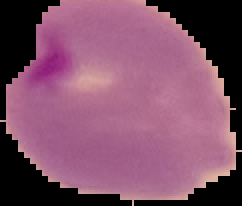
#> input picture Malaria_Dataset/Parasitized/P_1037.jpg, 121 x 103 px (shown 2 times larger); its folder holds 3 pictures in this run
$ jupyter execute --allow-errors 'Malaria Image Classification System.ipynb'
#> lines starting #> are read from the running program, lines starting #| are printed output that depends on the picture; after the words box and inside, x2 and y2 are one past the last pixel; in counts of white or black regions, pixels touching at a corner belong together
### Importing Required libraries

[cell 1]
import numpy as np
import matplotlib.pyplot as plt
import os, shutil
import random
import pandas as pd
import cv2
import skimage
import skimage.segmentation
import seaborn
plt.style.use('ggplot')

import tensorflow as tf
from tensorflow.keras.preprocessing.image import ImageDataGenerator
from tensorflow.keras.models import Model
from tensorflow.keras.layers import Flatten, Dense, Dropout, Conv2D
from tensorflow.keras.applications.vgg19 import VGG19
#from tensorflow.keras.optimizers import SDG,  RMSProp, Adam
from tensorflow.keras.callbacks import ModelCheckpoint, EarlyStopping, ReduceLROnPlateau

[cell 2]
labels = ['Parasitized', 'Uninfected']
IMAGE_SIZE = 128

[cell 3]
def get_malaria_data(data_dir):
#> called with data_dir = 'Malaria_Dataset/'
    X = []
    y = []
    for label in labels:
        folder_path = os.path.join(data_dir, label)
        class_num = labels.index(label)  # 0 for Parasitized, 1 for Uninfected
        for img_name in os.listdir(folder_path):
            try:
                img_path = os.path.join(folder_path, img_name)
                img = cv2.imread(img_path)
#> img is the input picture: shape (103, 121, 3); mean B, G, R 103.4, 79.6, 127.3
                if img is None:
                    print(f"⚠️ Skipped unreadable file: {img_path}")
                    continue
                img = cv2.cvtColor(img, cv2.COLOR_BGR2RGB)  # Convert to RGB
                img_resized = cv2.resize(img, (IMAGE_SIZE, IMAGE_SIZE))
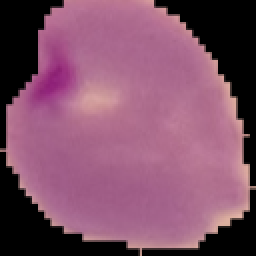
#> img_resized: shape (128, 128, 3) (shown 2 times larger); mean R, G, B 127.2, 79.5, 103.3
                X.append(img_resized)
                y.append(class_num)
            except Exception as e:
                print(f"⚠️ Error reading {img_name}: {e}")

    X = np.array(X)
    y = np.array(y)
    return X, y

[cell 4]
data_dir = 'Malaria_Dataset/'
#> (the rest of this cell did not finish here and is left out)

### Data Preparation

[cell 5]
folder = 'Malaria_Dataset/Parasitized/'
count = 1


for filename in os.listdir(folder):
    source = folder + filename
    destination = folder + "P_" + str(count) + ".jpg"
    os.rename(source, destination)
    count +=1
print('All files are renamed in the Paratized Directory')

[cell 6]
folder = 'Malaria_Dataset/Uninfected/'
count = 1

#> (the rest of this cell did not finish here and is left out)

## Exploratory Data Analysis (EDA)

[cell 7]
list_paratized = os.listdir('Malaria_Dataset/Parasitized')
number_file_paratized = len(list_paratized)
print(number_file_paratized)

#> (the rest of this cell did not finish here and is left out)

#> (a cell that did not finish here is left out)

##### Optional::

Parasitized = 'Malaria_Dataset/Parasitized'

def timing(second_elapsed):
    h = int(sec_elapsed / (60*60))
    m = int(sec_elapsed % (60*60)/60)
    s  = sec_elapsed % 60

    return f"{h}:{m}:{s}"


def augmented_data(file_dir, n_generated_samples, save_to_dir):
    data_gen = ImageDataGenerator(rotation_range = 10,
                    width_shift_range=0.1,
                    height_shift_range=0.1,
                    shear_range=0.1,
                    brightness_range = (0.3, 0.1),
                    horizontal_flip=True,
                    vertical_flip=True,
                    fill_mode = 'nears')


    for filename in os.listdir(file_dir):
        image = cv2.IMREAD(file_dir + "/" + filename)
        image.reshape((1, ) + image.shape)
        save_prefix = 'aug_' + filename[-4]
        i = 0
        for batch in data_gen.flow(x = image, batch_size = 1, save_to_dir, save_prefix, save_format='.jpg'):
        i += 1
        if i > n_generated_samples:
            break
        else:
            continue

import time
start_time = time.time
paratized_path = Malaria_dataset/Paratized
uninfected_path = Malaria_dataset/Uninfected

augmented_data_path = 'augmented_data/'

augmented_data(file_dir= paratized_path, n_generated_samples = 6, save_to_dir = augmented_data_path + "Paratized" )
augmented_data(file_dir= uninfected_path, n_generated_samples = 9, save_to_dir = augmented_data_path + "Uninfected" )

end_time = time.time()

excution_time = end_time - start_time
print(excution_time)

Confirm if the data set is balance

def data_summary(main_path):
    Paratized_path  = 'augmented_data/Paratized'
    Uninfected_path  = 'augmented_data/Uninfected'

    m_pos = len(os.listdir(Uninfected_path))
    m_neg = len(os.listdir(Uninfected_path))

    m = (m_pos + m_neg)
    pos_per  = (m_pos * 100) / m
    neg_per  = (m_neg * 100) / m

    print(f"Number of Sample:{m}")
    print(f"{m_pos} Number of Positive sample in percentage {pos_per}%")
    print(f"{m_neg} Number of Positive sample in percentage {neg_per}%")

data_summary(augmented_data)

Generate plot for it using the format below:
        data = {'Paratized': number_file_paratized, 'Uninfected': number_file_uninfected}

typex = data.keys()
values = data.values()

fig = plt.figure(figsize = (5,7))
plt.bar(typex, values, color= 'red')
plt.xlabel('Data')
plt.ylabel('No. of Brain MRI Images')
plt.show()

### Data Preprocessing

[cell 9]
#Convert BGR2GRAY
#GaussianBlur
#Threshold
#Erode
#Dilate
#Find Contour

[cell 10]
import cv2
import numpy as np
import imutils

# [36 lines left out: function crop_malarial, not called in this run]

img = cv2.imread(r'Malaria_Dataset/Parasitized/P_1.jpg')
crop_brain_tumor(img , True)

img_Unifected = cv2.imread('Malaria_Dataset/Unifected/U_1.jpg')
crop_brain_tumor(img_Unifected, True)

[cell 11]
import os
import cv2
import numpy as np
from sklearn.utils import shuffle

# [39 lines left out: function load_data, not called in this run]

from sklearn.utils import shuffle

def load_data(dir_list, image_size):
    X = []
    y = []
    image_width, image_height = image_size

    for directory in dir_list:
        for filename in os.listdir(directory):
            images = cv2.imread(directory + "/" + filename)
            if images is None:
                print(f"⚠️ Skipping unreadable file")
                continue  # skip this file
                try:
                    images = crop_brain_tumor(images_path, plot=False)
                    images = cv2.resize(images, dsize=(image_width, image_height), interpolation = cv2.INTER_CUBIC)
                    images = images/255.0

                    X.append(images)
                    if directory[-3:] =="Parasitized":
                        y.append(1)
                    else:
                        y.append(0)
                except Exception as e:
                    print(f"Error processing {path}:{e}")
                    continue

    X = np.array(X)
    y = np.array(y)

    X,y = shuffle(X,y)
    print(f"Number of examples is : {len(X)}")
    print(f"Number of examples is : {len(y)}")
    print(f"X Shape is : {X.shape}")
    print(f"y Shape is : {y.shape}")

    return X,y

[cell 12]
import os
import cv2
import numpy as np
from sklearn.utils import shuffle
from imutils import grab_contours

def crop_brain_tumor(image, plot=False):
#> called with plot = False
    gray = cv2.cvtColor(image, cv2.COLOR_BGR2GRAY)
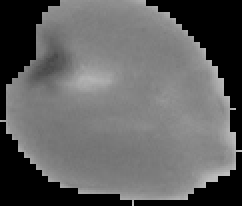
#> gray: shape (103, 121) (shown 2 times larger); min 0, max 192, mean 96.6
    gray = cv2.GaussianBlur(gray, (5,5), 0)
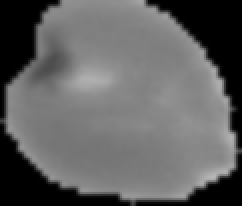
#> gray: shape (103, 121) (shown 2 times larger); min 0, max 183, mean 96.6
    thresh = cv2.threshold(gray, 45, 255, cv2.THRESH_BINARY)[1]
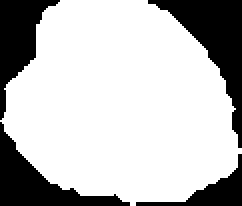
#> thresh: shape (103, 121) (shown 2 times larger); 74.6% white; 4 black regions, box (x1, y1, x2, y2) and area: (74, 0, 121, 74) 1137, (0, 61, 65, 103) 875, (0, 0, 30, 60) 771, (68, 77, 121, 103) 388
    thresh = cv2.erode(thresh, None, iterations=2)
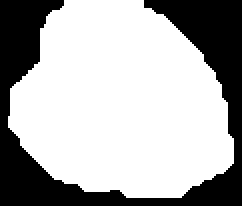
#> thresh: shape (103, 121) (shown 2 times larger); 68.1% white; 1 black region, box (x1, y1, x2, y2) and area: (0, 0, 121, 103) 3976
    thresh = cv2.dilate(thresh, None, iterations=2)
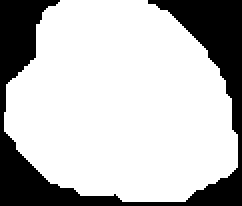
#> thresh: shape (103, 121) (shown 2 times larger); 74.4% white; 1 black region

    cnts = cv2.findContours(thresh.copy(), cv2.RETR_EXTERNAL, cv2.CHAIN_APPROX_SIMPLE)
#> cnts = 1 contour; box (x1, y1, x2, y2) and area: (2, 0, 119, 101) 9104
    cnts = grab_contours(cnts)
    if not cnts:
        return image

    c = max(cnts, key=cv2.contourArea)
#> c = contour of 58 points, box (x1, y1, x2, y2) (2, 0, 119, 101), area 9104
    extLeft  = tuple(c[c[:,:,0].argmin()][0])
#> extLeft = (2, 56)
    extRight = tuple(c[c[:,:,0].argmax()][0])
#> extRight = (118, 83)
    extTop   = tuple(c[c[:,:,1].argmin()][1])
    extBot   = tuple(c[c[:,:,1].argmax()][1])

    return image[extTop[1]:extBot[1], extLeft[0]:extRight[0]]


def load_data(dir_list, image_size):
    X, y = [], []
    image_width, image_height = image_size

    for directory in dir_list:
        for filename in os.listdir(directory):
            if not filename.lower().endswith(('.png', '.jpg', '.jpeg')):
                continue

            path = os.path.join(directory, filename)
            images = cv2.imread(path)
            if images is None:
                print(f"⚠️ Skipping unreadable file: {path}")
                continue

            try:
                images = crop_brain_tumor(images, plot=False)
                images = cv2.resize(images, (image_width, image_height), interpolation=cv2.INTER_CUBIC)
                images = images / 255.0

                X.append(images)
                # Assign labels based on folder name
                if 'Parasitized' in directory:
                    y.append(1)
                else:
                    y.append(0)
            except Exception as e:
                print(f"⚠️ Error processing {path}: {e}")
                continue

    X, y = np.array(X), np.array(y)
    X, y = shuffle(X, y)
    print(f"✅ Loaded {len(X)} images.")
    print(f"X Shape: {X.shape}, y Shape: {y.shape}")
    return X, y

[cell 13]
Malaria_path = 'Malaria_Dataset/'

Parasitized_path = os.path.join(Malaria_path, 'Parasitized')
Unifected_path = os.path.join(Malaria_path, 'Uninfected')


IMAGE_WIDTH, IMAGE_HEIGHT = (240, 240)

#> (the rest of this cell did not finish here and is left out)

[cell 14]
## plot 50 samples

### Data Splitting

##### There is need for Creation of directory for data train_test_split operation as follows;

- Train
- Test
- Validation

[cell 15]
if not os.path.isdir("updated_malaria_dataset"):
    base_dir = "updated_malaria_dataset"
#> base_dir = 'updated_malaria_dataset'
    os.mkdir(base_dir)


if not os.path.isdir("updated_malaria_dataset/train"):
    train_dir = os.path.join(base_dir, 'train')
    os.mkdir(train_dir)
if not os.path.isdir("updated_malaria_dataset/test"):
    test_dir = os.path.join(base_dir, 'test')
    os.mkdir(test_dir)
if not os.path.isdir("updated_malaria_dataset/valid"):
    valid_dir = os.path.join(base_dir, 'valid')
    os.mkdir(valid_dir)
